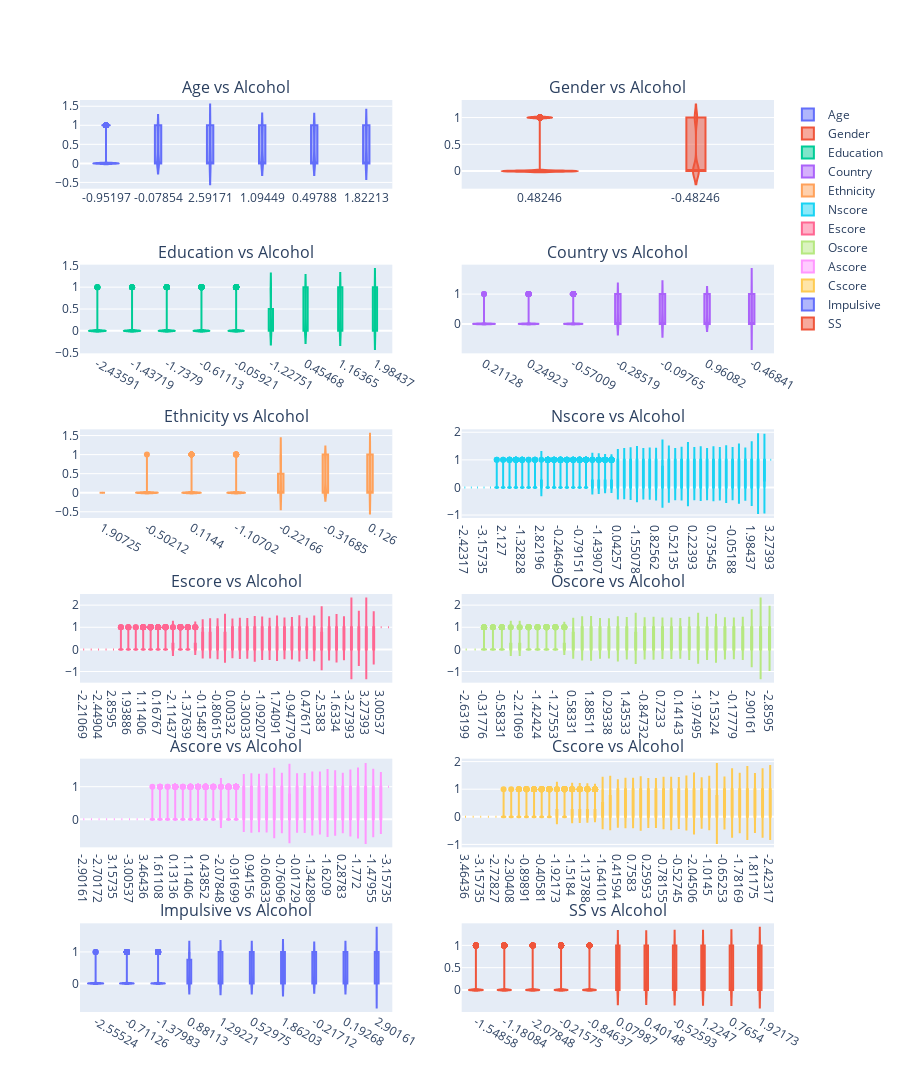

Here is the notebook cell this chart was saved with:
### Markdown cell above
Interestingly SS(sensation seeking) and Impulsiveness share some correlation. This is quite intuitive as thrill seekers are more willing to take risks to pursue new and different sensations and Impulsiveness is characterised by an individual acting without forethought, in doing so neglecting potential future risks.

### Code cell
categorical_data = ['Age','Gender','Education','Country','Ethnicity','Nscore','Escore','Oscore','Ascore','Cscore','Impulsive','SS']
## Create subplots of all of the categorical data

rows = (len(categorical_data) // 2)
cols = 2
subplot_titles = tuple(cat + " vs Alcohol" for cat in categorical_data)
fig = make_subplots(rows=rows, cols=cols, subplot_titles=subplot_titles)

for i, cat in enumerate(categorical_data):
    row = (i // cols) + 1
    col = (i % cols) + 1
    
    fig.add_trace(go.Violin(
        x=df[cat], y=df["Alcohol"], name=cat, box_visible=True
    ), row=row, col=col)
    
    fig.update_xaxes(patch=dict(type='category', categoryorder='mean ascending'), row=row, col=col)
    
    
fig.update_layout(height=4000)
fig.show()

### Figure 1 — Plotly figure (JSON) as saved in the notebook; plotly's stock layout.template omitted (floating-point values rounded to 4 significant figures; data arrays with more than 128 entries replaced by an {"elided": "..."} marker saying what was removed)
{"data": [{"box": {"visible": true}, "name": "Age", "type": "violin", "x": {"elided": "1885 float values"}, "xaxis": "x", "y": {"elided": "1885 int values"}, "yaxis": "y"}, {"box": {"visible": true}, "name": "Gender", "type": "violin", "x": {"elided": "1885 float values"}, "xaxis": "x2", "y": {"elided": "1885 int values"}, "yaxis": "y2"}, {"box": {"visible": true}, "name": "Education", "type": "violin", "x": {"elided": "1885 float values"}, "xaxis": "x3", "y": {"elided": "1885 int values"}, "yaxis": "y3"}, {"box": {"visible": true}, "name": "Country", "type": "violin", "x": {"elided": "1885 float values"}, "xaxis": "x4", "y": {"elided": "1885 int values"}, "yaxis": "y4"}, {"box": {"visible": true}, "name": "Ethnicity", "type": "violin", "x": {"elided": "1885 float values"}, "xaxis": "x5", "y": {"elided": "1885 int values"}, "yaxis": "y5"}, {"box": {"visible": true}, "name": "Nscore", "type": "violin", "x": {"elided": "1885 float values"}, "xaxis": "x6", "y": {"elided": "1885 int values"}, "yaxis": "y6"}, {"box": {"visible": true}, "name": "Escore", "type": "violin", "x": {"elided": "1885 float values"}, "xaxis": "x7", "y": {"elided": "1885 int values"}, "yaxis": "y7"}, {"box": {"visible": true}, "name": "Oscore", "type": "violin", "x": {"elided": "1885 float values"}, "xaxis": "x8", "y": {"elided": "1885 int values"}, "yaxis": "y8"}, {"box": {"visible": true}, "name": "Ascore", "type": "violin", "x": {"elided": "1885 float values"}, "xaxis": "x9", "y": {"elided": "1885 int values"}, "yaxis": "y9"}, {"box": {"visible": true}, "name": "Cscore", "type": "violin", "x": {"elided": "1885 float values"}, "xaxis": "x10", "y": {"elided": "1885 int values"}, "yaxis": "y10"}, {"box": {"visible": true}, "name": "Impulsive", "type": "violin", "x": {"elided": "1885 float values"}, "xaxis": "x11", "y": {"elided": "1885 int values"}, "yaxis": "y11"}, {"box": {"visible": true}, "name": "SS", "type": "violin", "x": {"elided": "1885 float values"}, "xaxis": "x12", "y": {"elided": "1885 int values"}, "yaxis": "y12"}], "layout": {"annotations": [{"font": {"size": 16}, "showarrow": false, "text": "Age vs Alcohol", "x": 0.225, "xanchor": "center", "xref": "paper", "y": 1.0, "yanchor": "bottom", "yref": "paper"}, {"font": {"size": 16}, "showarrow": false, "text": "Gender vs Alcohol", "x": 0.775, "xanchor": "center", "xref": "paper", "y": 1.0, "yanchor": "bottom", "yref": "paper"}, {"font": {"size": 16}, "showarrow": false, "text": "Education vs Alcohol", "x": 0.225, "xanchor": "center", "xref": "paper", "y": 0.8194, "yanchor": "bottom", "yref": "paper"}, {"font": {"size": 16}, "showarrow": false, "text": "Country vs Alcohol", "x": 0.775, "xanchor": "center", "xref": "paper", "y": 0.8194, "yanchor": "bottom", "yref": "paper"}, {"font": {"size": 16}, "showarrow": false, "text": "Ethnicity vs Alcohol", "x": 0.225, "xanchor": "center", "xref": "paper", "y": 0.6389, "yanchor": "bottom", "yref": "paper"}, {"font": {"size": 16}, "showarrow": false, "text": "Nscore vs Alcohol", "x": 0.775, "xanchor": "center", "xref": "paper", "y": 0.6389, "yanchor": "bottom", "yref": "paper"}, {"font": {"size": 16}, "showarrow": false, "text": "Escore vs Alcohol", "x": 0.225, "xanchor": "center", "xref": "paper", "y": 0.4583, "yanchor": "bottom", "yref": "paper"}, {"font": {"size": 16}, "showarrow": false, "text": "Oscore vs Alcohol", "x": 0.775, "xanchor": "center", "xref": "paper", "y": 0.4583, "yanchor": "bottom", "yref": "paper"}, {"font": {"size": 16}, "showarrow": false, "text": "Ascore vs Alcohol", "x": 0.225, "xanchor": "center", "xref": "paper", "y": 0.2778, "yanchor": "bottom", "yref": "paper"}, {"font": {"size": 16}, "showarrow": false, "text": "Cscore vs Alcohol", "x": 0.775, "xanchor": "center", "xref": "paper", "y": 0.2778, "yanchor": "bottom", "yref": "paper"}, {"font": {"size": 16}, "showarrow": false, "text": "Impulsive vs Alcohol", "x": 0.225, "xanchor": "center", "xref": "paper", "y": 0.09722, "yanchor": "bottom", "yref": "paper"}, {"font": {"size": 16}, "showarrow": false, "text": "SS vs Alcohol", "x": 0.775, "xanchor": "center", "xref": "paper", "y": 0.09722, "yanchor": "bottom", "yref": "paper"}], "height": 4000, "xaxis": {"anchor": "y", "categoryorder": "mean ascending", "domain": [0, 0.45], "type": "category"}, "xaxis10": {"anchor": "y10", "categoryorder": "mean ascending", "domain": [0.55, 1], "type": "category"}, "xaxis11": {"anchor": "y11", "categoryorder": "mean ascending", "domain": [0, 0.45], "type": "category"}, "xaxis12": {"anchor": "y12", "categoryorder": "mean ascending", "domain": [0.55, 1], "type": "category"}, "xaxis2": {"anchor": "y2", "categoryorder": "mean ascending", "domain": [0.55, 1], "type": "category"}, "xaxis3": {"anchor": "y3", "categoryorder": "mean ascending", "domain": [0, 0.45], "type": "category"}, "xaxis4": {"anchor": "y4", "categoryorder": "mean ascending", "domain": [0.55, 1], "type": "category"}, "xaxis5": {"anchor": "y5", "categoryorder": "mean ascending", "domain": [0, 0.45], "type": "category"}, "xaxis6": {"anchor": "y6", "categoryorder": "mean ascending", "domain": [0.55, 1], "type": "category"}, "xaxis7": {"anchor": "y7", "categoryorder": "mean ascending", "domain": [0, 0.45], "type": "category"}, "xaxis8": {"anchor": "y8", "categoryorder": "mean ascending", "domain": [0.55, 1], "type": "category"}, "xaxis9": {"anchor": "y9", "categoryorder": "mean ascending", "domain": [0, 0.45], "type": "category"}, "yaxis": {"anchor": "x", "domain": [0.9028, 1.0]}, "yaxis10": {"anchor": "x10", "domain": [0.1806, 0.2778]}, "yaxis11": {"anchor": "x11", "domain": [0, 0.09722]}, "yaxis12": {"anchor": "x12", "domain": [0, 0.09722]}, "yaxis2": {"anchor": "x2", "domain": [0.9028, 1.0]}, "yaxis3": {"anchor": "x3", "domain": [0.7222, 0.8194]}, "yaxis4": {"anchor": "x4", "domain": [0.7222, 0.8194]}, "yaxis5": {"anchor": "x5", "domain": [0.5417, 0.6389]}, "yaxis6": {"anchor": "x6", "domain": [0.5417, 0.6389]}, "yaxis7": {"anchor": "x7", "domain": [0.3611, 0.4583]}, "yaxis8": {"anchor": "x8", "domain": [0.3611, 0.4583]}, "yaxis9": {"anchor": "x9", "domain": [0.1806, 0.2778]}}}
